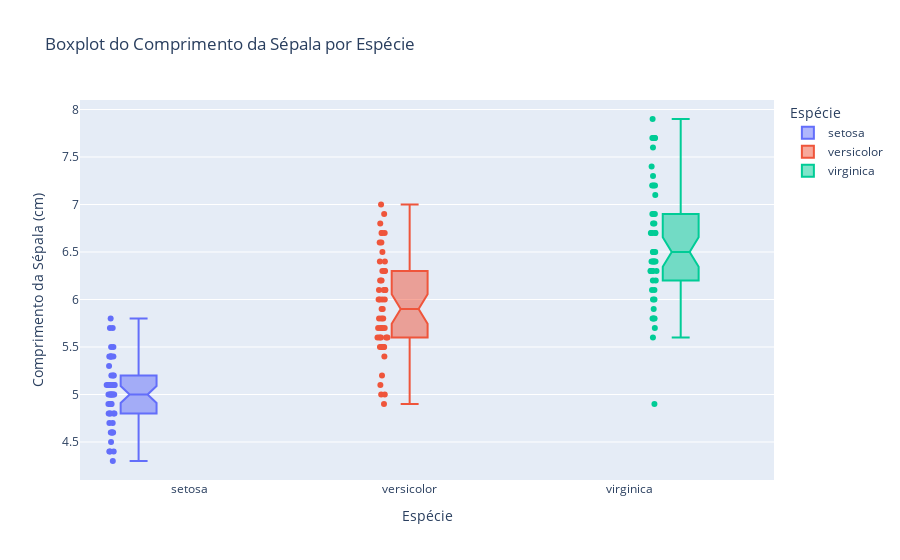

Notebook source saved alongside this figure:
### Code cell
# Boxplot Interativo
fig_px_box = px.box(df_iris_renamed, x="species", y="sepal_length",
                   color="species", points="all",
                   notched=True,  # Adiciona entalhes para intervalos de confiança
                   title="Boxplot do Comprimento da Sépala por Espécie")
# Personalizando o boxplot
fig_px_box.update_layout(
    xaxis_title="Espécie",
    yaxis_title="Comprimento da Sépala (cm)",
    legend_title="Espécie",
    boxmode='group',
    font=dict(size=12)
)
fig_px_box.show()

### Figure 1 — Plotly figure (JSON) as saved in the notebook; plotly's stock layout.template omitted (floating-point values rounded to 4 significant figures)
{"data": [{"alignmentgroup": "True", "boxpoints": "all", "hovertemplate": "species=%{x}<br>sepal_length=%{y}<extra></extra>", "legendgroup": "setosa", "marker": {"color": "#636efa"}, "name": "setosa", "notched": true, "offsetgroup": "setosa", "orientation": "v", "showlegend": true, "x": ["setosa", "setosa", "setosa", "setosa", "setosa", "setosa", "setosa", "setosa", "setosa", "setosa", "setosa", "setosa", "setosa", "setosa", "setosa", "setosa", "setosa", "setosa", "setosa", "setosa", "setosa", "setosa", "setosa", "setosa", "setosa", "setosa", "setosa", "setosa", "setosa", "setosa", "setosa", "setosa", "setosa", "setosa", "setosa", "setosa", "setosa", "setosa", "setosa", "setosa", "setosa", "setosa", "setosa", "setosa", "setosa", "setosa", "setosa", "setosa", "setosa", "setosa"], "x0": " ", "xaxis": "x", "y": [5.1, 4.9, 4.7, 4.6, 5.0, 5.4, 4.6, 5.0, 4.4, 4.9, 5.4, 4.8, 4.8, 4.3, 5.8, 5.7, 5.4, 5.1, 5.7, 5.1, 5.4, 5.1, 4.6, 5.1, 4.8, 5.0, 5.0, 5.2, 5.2, 4.7, 4.8, 5.4, 5.2, 5.5, 4.9, 5.0, 5.5, 4.9, 4.4, 5.1, 5.0, 4.5, 4.4, 5.0, 5.1, 4.8, 5.1, 4.6, 5.3, 5.0], "y0": " ", "yaxis": "y", "type": "box"}, {"alignmentgroup": "True", "boxpoints": "all", "hovertemplate": "species=%{x}<br>sepal_length=%{y}<extra></extra>", "legendgroup": "versicolor", "marker": {"color": "#EF553B"}, "name": "versicolor", "notched": true, "offsetgroup": "versicolor", "orientation": "v", "showlegend": true, "x": ["versicolor", "versicolor", "versicolor", "versicolor", "versicolor", "versicolor", "versicolor", "versicolor", "versicolor", "versicolor", "versicolor", "versicolor", "versicolor", "versicolor", "versicolor", "versicolor", "versicolor", "versicolor", "versicolor", "versicolor", "versicolor", "versicolor", "versicolor", "versicolor", "versicolor", "versicolor", "versicolor", "versicolor", "versicolor", "versicolor", "versicolor", "versicolor", "versicolor", "versicolor", "versicolor", "versicolor", "versicolor", "versicolor", "versicolor", "versicolor", "versicolor", "versicolor", "versicolor", "versicolor", "versicolor", "versicolor", "versicolor", "versicolor", "versicolor", "versicolor"], "x0": " ", "xaxis": "x", "y": [7.0, 6.4, 6.9, 5.5, 6.5, 5.7, 6.3, 4.9, 6.6, 5.2, 5.0, 5.9, 6.0, 6.1, 5.6, 6.7, 5.6, 5.8, 6.2, 5.6, 5.9, 6.1, 6.3, 6.1, 6.4, 6.6, 6.8, 6.7, 6.0, 5.7, 5.5, 5.5, 5.8, 6.0, 5.4, 6.0, 6.7, 6.3, 5.6, 5.5, 5.5, 6.1, 5.8, 5.0, 5.6, 5.7, 5.7, 6.2, 5.1, 5.7], "y0": " ", "yaxis": "y", "type": "box"}, {"alignmentgroup": "True", "boxpoints": "all", "hovertemplate": "species=%{x}<br>sepal_length=%{y}<extra></extra>", "legendgroup": "virginica", "marker": {"color": "#00cc96"}, "name": "virginica", "notched": true, "offsetgroup": "virginica", "orientation": "v", "showlegend": true, "x": ["virginica", "virginica", "virginica", "virginica", "virginica", "virginica", "virginica", "virginica", "virginica", "virginica", "virginica", "virginica", "virginica", "virginica", "virginica", "virginica", "virginica", "virginica", "virginica", "virginica", "virginica", "virginica", "virginica", "virginica", "virginica", "virginica", "virginica", "virginica", "virginica", "virginica", "virginica", "virginica", "virginica", "virginica", "virginica", "virginica", "virginica", "virginica", "virginica", "virginica", "virginica", "virginica", "virginica", "virginica", "virginica", "virginica", "virginica", "virginica", "virginica", "virginica"], "x0": " ", "xaxis": "x", "y": [6.3, 5.8, 7.1, 6.3, 6.5, 7.6, 4.9, 7.3, 6.7, 7.2, 6.5, 6.4, 6.8, 5.7, 5.8, 6.4, 6.5, 7.7, 7.7, 6.0, 6.9, 5.6, 7.7, 6.3, 6.7, 7.2, 6.2, 6.1, 6.4, 7.2, 7.4, 7.9, 6.4, 6.3, 6.1, 7.7, 6.3, 6.4, 6.0, 6.9, 6.7, 6.9, 5.8, 6.8, 6.7, 6.7, 6.3, 6.5, 6.2, 5.9], "y0": " ", "yaxis": "y", "type": "box"}], "layout": {"xaxis": {"anchor": "y", "domain": [0.0, 1.0], "title": {"text": "Espécie"}, "categoryorder": "array", "categoryarray": ["setosa", "versicolor", "virginica"]}, "yaxis": {"anchor": "x", "domain": [0.0, 1.0], "title": {"text": "Comprimento da Sépala (cm)"}}, "legend": {"title": {"text": "Espécie"}, "tracegroupgap": 0}, "title": {"text": "Boxplot do Comprimento da Sépala por Espécie"}, "boxmode": "group", "font": {"size": 12}}}
